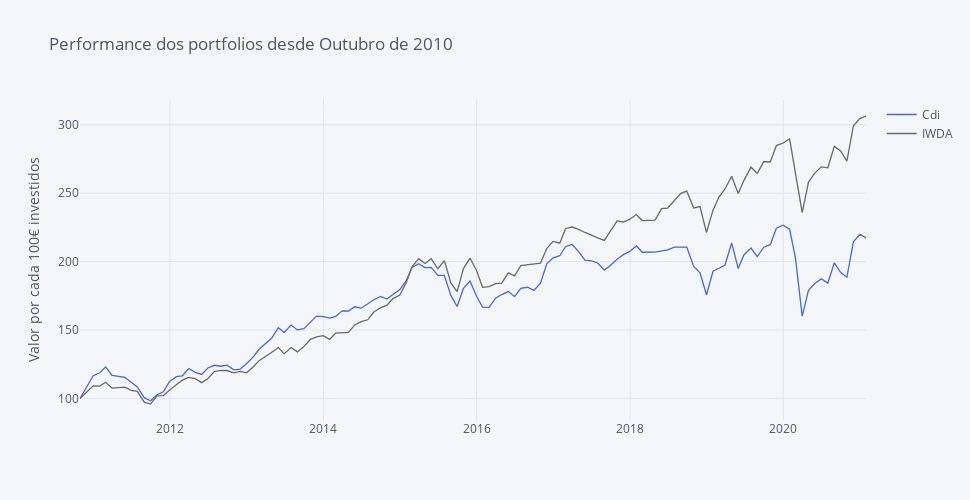

The notebook cell this image was saved under:
### Markdown cell above
### Análise completa, desde Outubro 2010

### Code cell
round(fundos_norm, 2).iplot(yTitle='Valor por cada 100€ investidos', title='Performance dos portfolios desde Outubro de 2010',
                           colors=['royalblue', 'dimgray', 'orange'], dimensions=dimensions)
